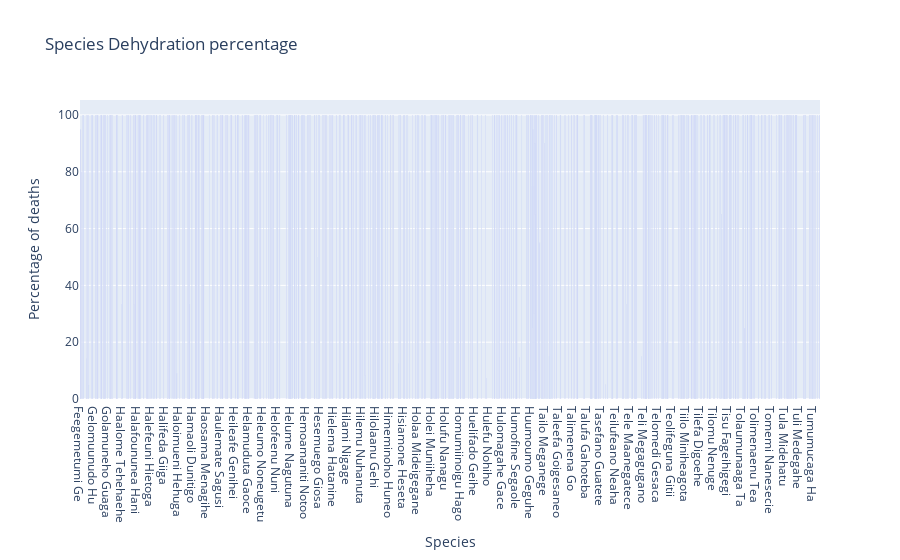

Notebook code cell kept with this figure:
### Code cell
# Change the 'deathType' to see the percentage of that type
deathType = 'Dehydration'
oa.ShowSpeciesCausesChart(f'Species {deathType} percentage', ['Species', 'Percentage of deaths'], results['SpeciesDeathCauses'], deathType)

### Figure 1 — Plotly figure (JSON) as saved in the notebook; plotly's stock layout.template omitted (floating-point values rounded to 4 significant figures; data arrays with more than 128 entries replaced by an {"elided": "..."} marker saying what was removed)
{"data": [{"alignmentgroup": "True", "hovertemplate": "x=%{x}<br>y=%{y}<extra></extra>", "legendgroup": "", "marker": {"color": "#636efa", "pattern": {"shape": ""}}, "name": "", "offsetgroup": "", "orientation": "v", "showlegend": false, "textposition": "auto", "type": "bar", "x": {"elided": "2416 str values"}, "xaxis": "x", "y": {"elided": "2416 float values"}, "yaxis": "y"}], "layout": {"barmode": "relative", "legend": {"tracegroupgap": 0}, "title": {"text": "Species Dehydration percentage"}, "xaxis": {"anchor": "y", "domain": [0, 1], "title": {"text": "Species"}}, "yaxis": {"anchor": "x", "domain": [0, 1], "title": {"text": "Percentage of deaths"}}}}
